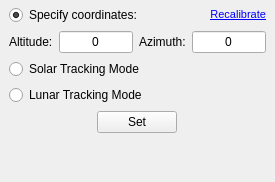
<?xml version="1.0" encoding="UTF-8"?>
<!--
Copyright (C) 2018-2019 Husain Al Marzooq, Andre Ramos

This program is free software: you can redistribute it and/or modify
it under the terms of the GNU General Public License as published by
the Free Software Foundation, either version 3 of the License, or
(at your option) any later version.

This program is distributed in the hope that it will be useful,
but WITHOUT ANY WARRANTY; without even the implied warranty of
MERCHANTABILITY or FITNESS FOR A PARTICULAR PURPOSE.  See the
GNU General Public License for more details.

You should have received a copy of the GNU General Public License
along with this program.  If not, see <http://www.gnu.org/licenses/>
-->

<ui version="4.0">
 <class>mainWindow</class>
 <widget class="QMainWindow" name="mainWindow">
  <property name="geometry">
   <rect>
    <x>0</x>
    <y>0</y>
    <width>275</width>
    <height>182</height>
   </rect>
  </property>
  <property name="minimumSize">
   <size>
    <width>275</width>
    <height>182</height>
   </size>
  </property>
  <property name="maximumSize">
   <size>
    <width>275</width>
    <height>182</height>
   </size>
  </property>
  <property name="font">
   <font>
    <pointsize>9</pointsize>
   </font>
  </property>
  <property name="windowTitle">
   <string>Controller</string>
  </property>
  <widget class="QWidget" name="centralwidget">
   <layout class="QVBoxLayout" name="verticalLayout">
    <property name="topMargin">
     <number>5</number>
    </property>
    <property name="bottomMargin">
     <number>7</number>
    </property>
    <item>
     <layout class="QHBoxLayout" name="horizontalLayout_3">
      <item>
       <widget class="QRadioButton" name="manualRadio">
        <property name="text">
         <string>Specify coordinates:</string>
        </property>
        <property name="checked">
         <bool>true</bool>
        </property>
       </widget>
      </item>
      <item>
       <spacer name="horizontalSpacer">
        <property name="orientation">
         <enum>Qt::Horizontal</enum>
        </property>
        <property name="sizeHint" stdset="0">
         <size>
          <width>0</width>
          <height>0</height>
         </size>
        </property>
       </spacer>
      </item>
      <item>
       <widget class="QPushButton" name="recalibrateButton">
        <property name="font">
         <font>
          <pointsize>8</pointsize>
          <underline>true</underline>
         </font>
        </property>
        <property name="cursor">
         <cursorShape>PointingHandCursor</cursorShape>
        </property>
        <property name="styleSheet">
         <string notr="true">text-align: right;
color: #0000ff;
background: none;
border: 0;</string>
        </property>
        <property name="text">
         <string>Recalibrate</string>
        </property>
       </widget>
      </item>
     </layout>
    </item>
    <item>
     <layout class="QHBoxLayout" name="horizontalLayout">
      <item>
       <widget class="QLabel" name="altitudeLabel">
        <property name="sizePolicy">
         <sizepolicy hsizetype="Fixed" vsizetype="Preferred">
          <horstretch>0</horstretch>
          <verstretch>0</verstretch>
         </sizepolicy>
        </property>
        <property name="text">
         <string>Altitude:</string>
        </property>
       </widget>
      </item>
      <item>
       <widget class="QLineEdit" name="altitudeBox">
        <property name="text">
         <string>0</string>
        </property>
        <property name="alignment">
         <set>Qt::AlignCenter</set>
        </property>
       </widget>
      </item>
      <item>
       <widget class="QLabel" name="azimuthLabel">
        <property name="sizePolicy">
         <sizepolicy hsizetype="Fixed" vsizetype="Preferred">
          <horstretch>0</horstretch>
          <verstretch>0</verstretch>
         </sizepolicy>
        </property>
        <property name="text">
         <string>Azimuth:</string>
        </property>
       </widget>
      </item>
      <item>
       <widget class="QLineEdit" name="azimuthBox">
        <property name="text">
         <string>0</string>
        </property>
        <property name="alignment">
         <set>Qt::AlignCenter</set>
        </property>
       </widget>
      </item>
     </layout>
    </item>
    <item>
     <widget class="QRadioButton" name="solarRadio">
      <property name="text">
       <string>Solar Tracking Mode</string>
      </property>
     </widget>
    </item>
    <item>
     <widget class="QRadioButton" name="lunarRadio">
      <property name="text">
       <string>Lunar Tracking Mode</string>
      </property>
     </widget>
    </item>
    <item>
     <layout class="QHBoxLayout" name="horizontalLayout_2">
      <item>
       <widget class="QPushButton" name="pushButton">
        <property name="sizePolicy">
         <sizepolicy hsizetype="Fixed" vsizetype="Fixed">
          <horstretch>0</horstretch>
          <verstretch>0</verstretch>
         </sizepolicy>
        </property>
        <property name="cursor">
         <cursorShape>PointingHandCursor</cursorShape>
        </property>
        <property name="text">
         <string>Set</string>
        </property>
       </widget>
      </item>
     </layout>
    </item>
    <item>
     <widget class="QLabel" name="statusLabel">
      <property name="font">
       <font>
        <pointsize>8</pointsize>
       </font>
      </property>
      <property name="text">
       <string/>
      </property>
     </widget>
    </item>
   </layout>
  </widget>
 </widget>
 <tabstops>
  <tabstop>manualRadio</tabstop>
  <tabstop>solarRadio</tabstop>
  <tabstop>lunarRadio</tabstop>
  <tabstop>pushButton</tabstop>
  <tabstop>recalibrateButton</tabstop>
 </tabstops>
 <resources/>
 <connections/>
</ui>
